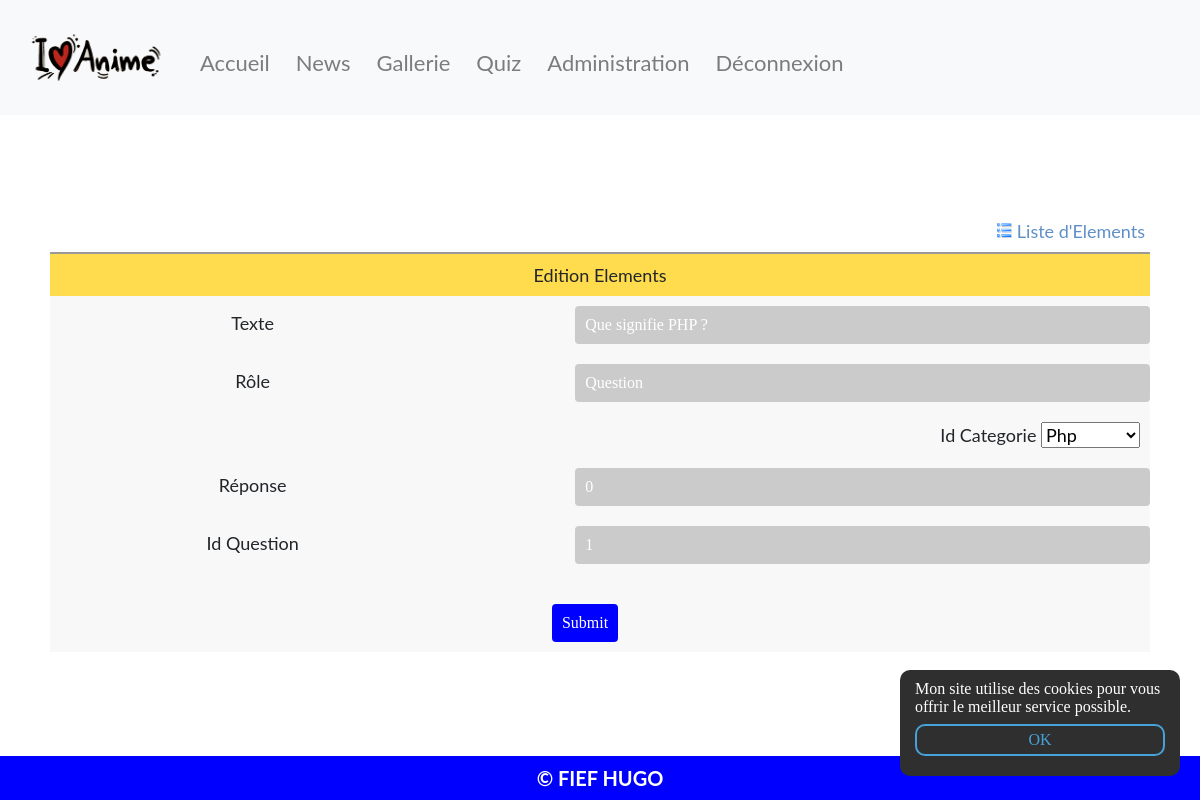
/crud/editQ.php?id=1&type=quiz (signed in), run on the app's committed database.
### tables this page shows
CREATE TABLE IF NOT EXISTS `quiz` (
  `id` int(11) NOT NULL AUTO_INCREMENT,
  `texte` varchar(255) NOT NULL,
  `role` varchar(255) NOT NULL,
  `id_categorie` int(11) NOT NULL,
  `reponse` int(11) NOT NULL,
  `id_question` int(11) NOT NULL,
  PRIMARY KEY (`id`)
);

### crud/editQ.php (called while the page is built, shortened)
<?php
$elementList = Bdd::getInstance()->conn->query('SELECT * FROM `quiz` WHERE `id` = "' . $_GET['id'] . '"');
require_once("views/editQ.view.php");
require_once('../include/footer.php');
?>

### include/class/Bdd.php (called while the page is built, shortened)
<?php
class Bdd
{
    private static $_instance = null;
    private function __construct()
    {
        $this->conn = new PDO('mysql:host=localhost;dbname=otaku;charset=utf8', 'root', '', array(PDO::ATTR_ERRMODE => PDO::ERRMODE_EXCEPTION));
    }
    public static function getInstance()
    {
        if (!static::$_instance) {
            static::$_instance = new Bdd();
        }
        return static::$_instance;
    }
}

### crud/views/editQ.view.php (the view, shortened to what this page needs)
<div class="content">
    <form name="frmUser" method="post" action="">
        <div style="width: 100%;">
            <div style="padding-bottom:5px;">
                <a style="display: flex; justify-content: flex-end; align-items: center;" href="index.php" class="link">
                    <img style="display: block; margin-right: 5px;" alt='List' title='List'
                         src='../ressources/crud/list.png' width='15px' height='15px'/>
                    Liste d'Elements
                </a>
            </div>
            <table border="0" style="width: 100%; text-align: center;"
                   aria-describedby="édition résultats" class="tblSaveForm">
                <tr class="tableheader">
                    <td colspan="2">Edition Elements</td>
                </tr>
                <?php foreach ($elementList as $value) { ?>
                    <tr>
                        <td><label>Texte</label></td>
                        <td>
                            <input class="form-control txtField" id="validationServer01"
                            type="text" placeholder="Texte"
                            name="texte" value="<?php echo $value['texte']; ?>">
                        </td>
                    </tr>
                    <tr>
                        <td><label>Rôle</label></td>
                        <td>
                            <input class="form-control txtField" id="validationServer01"
                            type="text" placeholder="Rôle (Question / Reponse)"
                            name="role" value="<?php echo $value['role']; ?>">
                        </td>
                    </tr>
                    <tr>
                        <td></td>
                        <td style="text-align: right;">
                            Id Categorie
                            <select name="id_categorie">
                                <?php
                                foreach (Bdd::getInstance()->conn->query('SELECT * FROM categorie_quiz') as $row) {
                                    echo '<option value="' . $row['id'] . '">' . $row['nom'] . '</option>';
                                }
                                ?>
                            </select>
                        </td>
                    </tr>
                    <tr>
                        <td><label>Réponse</label></td>
                        <td>
                            <input class="form-control txtField" id="validationServer01"
                                type="text" placeholder="Réponse (0 / 1)"
                                name="reponse" value="<?php echo $value['reponse']; ?>">
                        </td>
                    </tr>
                    <tr>
                        <td><label>Id Question</label></td>
                        <td>
                            <input class="form-control txtField" id="validationServer01"
                                type="text" placeholder="Id Question (1 / 2)"
                                name="id_question" value="<?php echo $value['id_question']; ?>">
                        </td>
                    </tr>
                <?php } ?>
                <tr>
                    <td colspan="2">
                        <input type="submit" name="submit" value="Submit" class="btnSubmit">
                    </td>
                </tr>
            </table>
        </div>
    </form>
</div>

### css/style.css (style rules this page uses)
* { box-sizing: border-box; }
html, body, div, span, applet, object, iframe, h1, h2, h3, h4, h5, h6, p, blockquote, pre, a, abbr, acronym, address, big, cite, code, del, dfn, em, img, ins, kbd, q, s, samp, small, strike, sub, sup, tt, var, b, u, i, dl, dt, dd, ol, ul, li, fieldset, form, label, legend, table, caption, tbody, tfoot, thead, tr, th, td, article, aside, canvas, details, embed, figure, figcaption, footer, header, hgroup, menu, nav, output, section, summary, time, mark, audio, video { margin: 0; padding: 0; border: 0; font-size: 100%; font: inherit; vertical-align: baseline; list-style: none; text-decoration: none; }
input[type=text], input[type=password] { background-color: #CBCBCB; color: white; border-style: none; padding: 10px; margin-left: 10px; }
input[type=submit] { background-color: blue; color: white; border: none; padding: 10px; }
input { font-family: cursive; font-weight: normal; font-size: 16px; }
.logform input, a { margin: 5px; }
form { display: flex; justify-content: center; flex-direction: column; align-items: center; }
form input { cursor: pointer; }
form input[type="submit"] { margin: 20px 30px 0 0; }
.tblSaveForm { border-top: 2px #999999 solid; background-color: #f8f8f8; }
.tableheader { background-color: #fedc4d; }
.btnSubmit { background-color: #fd9512; padding: 5px; border-color: #FF6600; border-radius: 4px; color: white; }
.txtField { padding: 5px; border: #fedc4d 1px solid; border-radius: 4px; }
.link { text-decoration: none; color: #5e8fc7; font-size: 11px; }
.content { margin-top: 100px; padding: 0 50px 50px; }
.content form { margin-bottom: 50px; }
.content a, .content td { font-family: 'Lato', sans-serif; font-size: 18px; }
.content input[type="text"] { cursor: auto; }

### crud/views/editQ.view.php (style rules this page uses)
label { display: block; padding: 0 100px 0 0; font-size: 18px; }
td { padding: 10px; }

### data on the page
quiz: texte "Que signifie PHP ?", role "Question", reponse "0", id_question "1"

### other printed values
form field id_categorie "Php"
